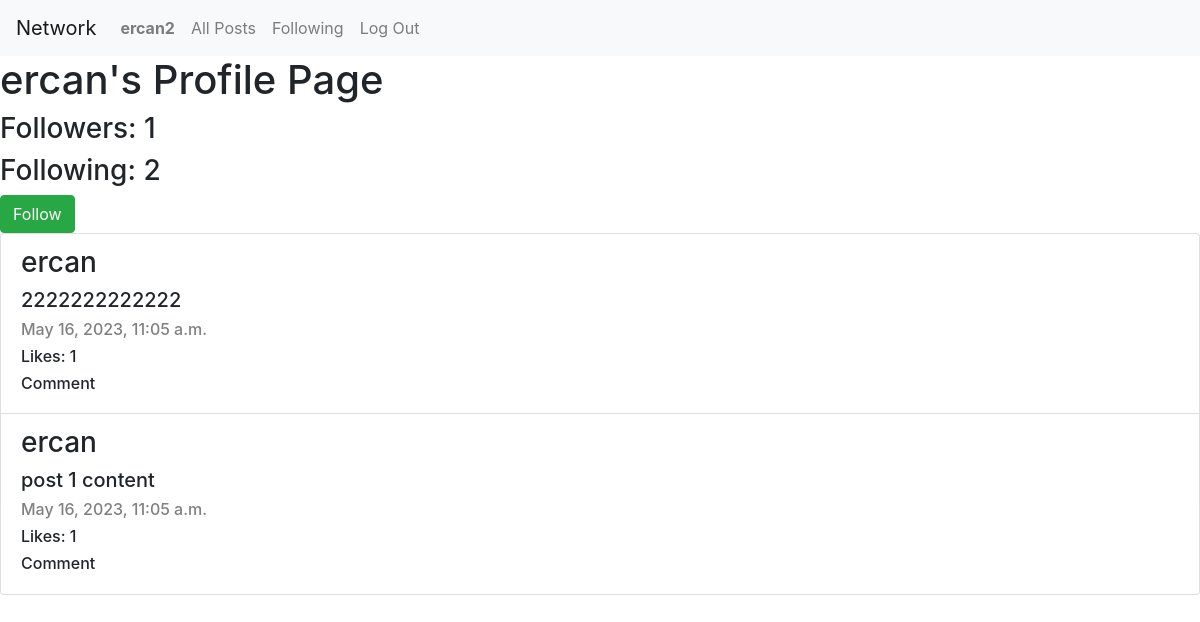
Page /profile/ercan (signed in) on the committed database.
### network/models.py (models this page shows, shortened)
class User(AbstractUser):
    pass

class Post(models.Model):
    author = models.ForeignKey(User, on_delete=models.CASCADE, related_name="user_posts")
    content = models.CharField(max_length=300)
    timestamp = models.DateTimeField(auto_now_add=True)

### network/views.py (the view)
# urls.py: path("profile/<str:username>", views.profile_page, name="profile_page"),
def profile_page(request, username):
    print(username)
    user = User.objects.get(username=username)
    user_posts = Post.objects.filter(author=user).order_by('-timestamp')
    paginator = Paginator(user_posts, 2)
    page_number = request.GET.get("page")
    posts_for_page = paginator.get_page(page_number)
    followers = user.user_follower.all()
    followings = user.user_following.all()
    is_following = False
    if followers.filter(follower=request.user):
        is_following = True
    return render(request, "network/profile.html", {
        "all_posts": posts_for_page,
        "profile": user,
        "follower": followers,
        "following": followings,
        "is_following": is_following
    })

### network/templates/network/profile.html (shortened to what this page needs)
{% extends "network/layout.html" %}
{% block body %}
    <h1>{{profile.username}}'s Profile Page</h1>
    <h3>Followers: {{ follower.count}}</h3>
    <h3>Following: {{ following.count}}</h3>
    {% if user.is_authenticated and user != profile %}
        {% if is_following %}
            <form action="{% url 'unfollow' %}" method="post">
                {% csrf_token %}
                <input type="hidden" name="target_user" value="{{ profile.username }}">
                <button class="btn btn-danger" type="submit">Unfollow</button>
            </form>
        {% else %}
        <form action="{% url 'follow' %}" method="post">
            <button class="btn btn-success" type="submit">Follow</button>
        </form>
        {% endif %}
    {% endif %}
    <ul class="list-group">
        {% for post in all_posts %}
        <li class="list-group-item">
            <h3>{{ post.author }}</h3>
            <h5>{{ post.content }}</h5>
            <h6 style="color: gray;">{{ post.timestamp }}</h6>
            <h6>Likes: {{1}}</h6>
            <h6>Comment</h6>
        </li>
        {% endfor %}
    </ul>
{% endblock %}

### network/templates/network/layout.html (shortened to what this page needs)
{% load static %}
<!DOCTYPE html>
<html lang="en">
    <head>
        <link rel="stylesheet" href="https://stackpath.bootstrapcdn.com/bootstrap/4.4.1/css/bootstrap.min.css">
        <link rel="stylesheet" href="https://cdnjs.cloudflare.com/ajax/libs/font-awesome/4.7.0/css/font-awesome.min.css">
        <link href="{% static 'network/styles.css' %}" rel="stylesheet">
    </head>
    <body>
        <nav class="navbar navbar-expand-lg navbar-light bg-light">
            <a class="navbar-brand" href="#">Network</a>
            <div>
              <ul class="navbar-nav mr-auto">
                {% if user.is_authenticated %}
                    <li class="nav-item">
                        <a class="nav-link" href="#"><strong>{{ user.username }}</strong></a>
                    </li>
                {% endif %}
                <li class="nav-item">
                  <a class="nav-link" href="{% url 'index' %}">All Posts</a>
                </li>
                {% if user.is_authenticated %}
                    <li class="nav-item">
                        <a class="nav-link" href="{% url 'following_page' %}">Following</a>
                    </li>
                    <li class="nav-item">
                        <a class="nav-link" href="{% url 'logout' %}">Log Out</a>
                    </li>
                {% endif %}
              </ul>
            </div>
          </nav>
        <div class="body">
            {% block body %}
            {% endblock %}
        </div>
    </body>
</html>

### rows in the picture
User: username "ercan2"
User: username "ercan", count "2"
Post: author "ercan", content "2222222222222", timestamp "May 16, 2023, 11:05 a.m.", author "1"
Post: author "ercan", content "post 1 content", timestamp "May 16, 2023, 11:05 a.m.", value "1"

### other values in the picture
{{ follower.count }} "1"
